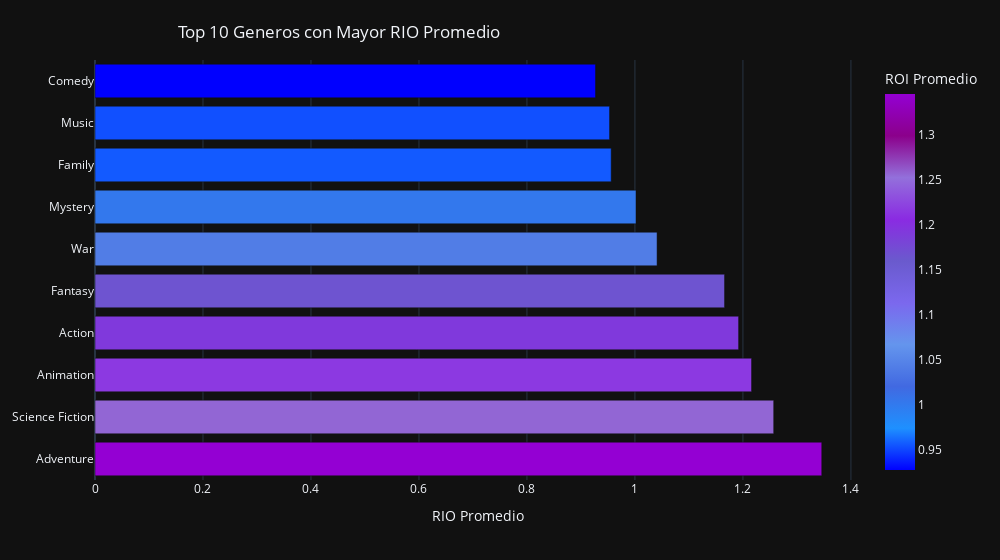

Here is the notebook cell this chart was saved with:
### Markdown cell above
Pregunta 3: ¿Cuáles son los géneros que proporcionan mayor ROI?

### Code cell
def pregunta_3():
    global df_title_basics, df_title_ratings, df_tmdb
    
    
    # separa los generos y crea la columna genero con los generos por separados.
    df_tmdb_genre = df_tmdb.assign(genre=df_tmdb['genres'].str.split(',').explode('genre'))
    
    
    # Eliminar espacios en blanco al inicio y al final de cada genero con strip.
    df_tmdb_genre['genre'] = df_tmdb_genre['genre'].str.strip()
    
    ''' filtral los generos no deseados.
        unwanted_genres es la lista de generos no deseados. 
    '''
    # lista de generos no deseados.
    unwanted_genres = ['Short', 'Adult', 'News', 'Game-Show', 'Adult', 'Talk-Show', 'Western', 'Film-Noir','Thriller', 'TV Movie']
    df_tmdb_genre = df_tmdb_genre[~df_tmdb_genre['genre'].isin(unwanted_genres)]
    
    # crea el df df_genre_roi con los generos agrupados y la media arimetica del roi por genero y lo muestra decendiendo.
    df_tmdb_genre_roi = df_tmdb_genre.groupby('genre')['roi'].mean().sort_values(ascending=False).reset_index()
    df_tmdb_genre_roi.columns = ['Genero', 'ROI Promedio']

    ''' creo un df con los 10 generos con mayor roi.
        redondeo a 3 decimales antes del grafico para que tengo enfecto en el grafico.
    '''
    top_10_roi = round(df_tmdb_genre_roi.head(10), 3)  
    
    # Paleta de colores para el grafico, se pasa como argumento en color_continuous_scale
    #colors = px.colors.sequential.Plasma[1:5] se  puede usar esta opcion si da error.
    colors = ['#0000FF', '#1E90FF', '#4169E1', '#6495ED', '#7B68EE', '#6A5ACD', '#8A2BE2', '#9370DB', '#8B008B', '#9400D3']
    
    
    fig_rio = px.bar(top_10_roi, x='ROI Promedio', y='Genero',
                    title='Top 10 Generos con Mayor ROI Promedio',
                    labels={'Genero':'Genero','ROI Promedio':'ROI Promedio'},
                    orientation='h',
                    template='plotly_dark',
                    color=top_10_roi['ROI Promedio'],
                    color_continuous_scale=colors)

    #fig_rio.update_traces(marker_line_width=1, marker_line_color='rgba(0,0,0,0)')


    # detayes del Grafico.
    fig_rio.update_layout(
        width=1000,
        xaxis_title='RIO Promedio',
        yaxis_title=None,
        title={
            'text': 'Top 10 Generos con Mayor RIO Promedio',
            'y':0.9,
            'x':0.5,
            'xanchor': 'right',
            'yanchor': 'top',
            'pad': dict(t=-30, b=-50)
            },
        font=dict(size=12),
        margin=dict(l=15, t=60)
    
    )

    fig_rio.show()
    
pregunta_3()

### Figure 1 — Plotly figure (JSON) as saved in the notebook; plotly's stock layout.template omitted (floating-point values rounded to 4 significant figures)
{"data": [{"alignmentgroup": "True", "hovertemplate": "ROI Promedio=%{marker.color}<br>Genero=%{y}<extra></extra>", "legendgroup": "", "marker": {"color": [1.346, 1.257, 1.216, 1.192, 1.166, 1.041, 1.002, 0.956, 0.953, 0.927], "coloraxis": "coloraxis", "pattern": {"shape": ""}}, "name": "", "offsetgroup": "", "orientation": "h", "showlegend": false, "textposition": "auto", "type": "bar", "x": [1.346, 1.257, 1.216, 1.192, 1.166, 1.041, 1.002, 0.956, 0.953, 0.927], "xaxis": "x", "y": ["Adventure", "Science Fiction", "Animation", "Action", "Fantasy", "War", "Mystery", "Family", "Music", "Comedy"], "yaxis": "y"}], "layout": {"barmode": "relative", "coloraxis": {"colorbar": {"title": {"text": "ROI Promedio"}}, "colorscale": [[0, "#0000FF"], [0.1111, "#1E90FF"], [0.2222, "#4169E1"], [0.3333, "#6495ED"], [0.4444, "#7B68EE"], [0.5556, "#6A5ACD"], [0.6667, "#8A2BE2"], [0.7778, "#9370DB"], [0.8889, "#8B008B"], [1, "#9400D3"]]}, "font": {"size": 12}, "legend": {"tracegroupgap": 0}, "margin": {"l": 15, "t": 60}, "title": {"pad": {"b": -50, "t": -30}, "text": "Top 10 Generos con Mayor RIO Promedio", "x": 0.5, "xanchor": "right", "y": 0.9, "yanchor": "top"}, "width": 1000, "xaxis": {"anchor": "y", "domain": [0, 1], "title": {"text": "RIO Promedio"}}, "yaxis": {"anchor": "x", "domain": [0, 1], "title": {}}}}
